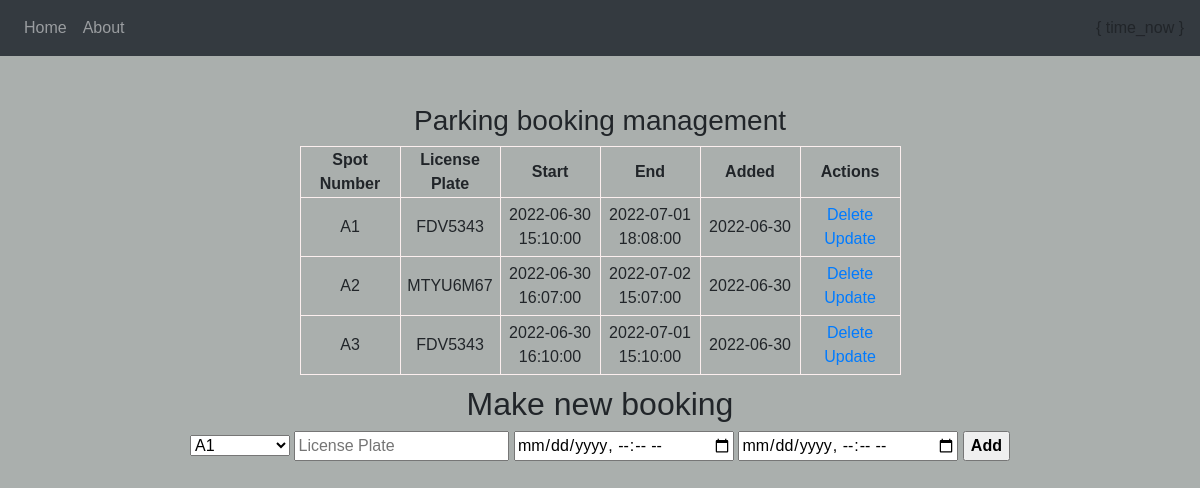
Before: / with the older database file.
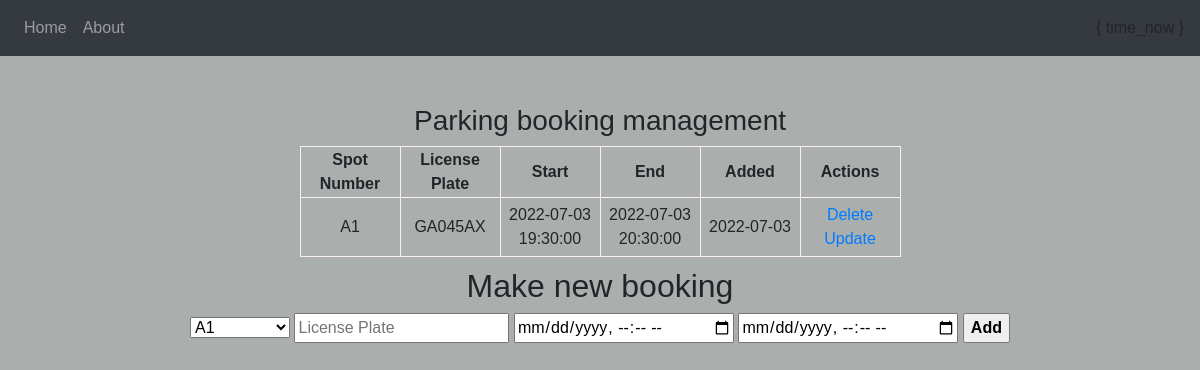
After: the same page with the newer database file.
### app.py (models this page shows, shortened)
class Parking(db.Model):
    id = db.Column(db.Integer, primary_key=True)
    spot_number = db.Column(db.String(2))
    license_plate = db.Column(db.String(10))
    start = db.Column(db.String(20))
    end = db.Column(db.String(20))
    date_created = db.Column(db.DateTime, default=datetime.utcnow)

### app.py (the view, shortened to what this page needs)
@app.route('/', methods=['POST', 'GET'])
def index():
    bookings = Parking.query.order_by(Parking.start.asc()).all()
    return render_template('index.html', bookings = bookings)

### templates/index.html (shortened to what this page needs)
{% extends 'base.html' %}
{% block body %}
<div class="content">
    <h3 style="text-align: center">Parking booking management</h3>
    {% if bookings|length < 1 %} <h4 style="text-align: center">No bookings have been made.</h4>
        {% else %}
        <table>
            <tr>
                <th>Spot Number</th>
                <th>License Plate</th>
                <th>Start</th>
                <th>End</th>
                <th>Added</th>
                <th>Actions</th>
            </tr>
            {% for booking in bookings %}
            <tr>
                <td class="booking">{{ booking.spot_number }}</td>
                <td>{{ booking.license_plate }}</td>
                <td>{{ booking.start }}</td>
                <td>{{ booking.end }}</td>
                <td>{{ booking.date_created.date() }}</td>
                <td>
                    <a href="/delete/{{booking.id}}">Delete</a>
                    <br>
                    <a href="/update/{{booking.id}}">Update</a>
                </td>
            </tr>
            {% endfor %}
        </table>
        {% endif %}
        <div class="form">
            <h2>Make new booking</h2>
            <form action="/" method="POST">
                <select type="text" name="spot_number" id="spot_number" placeholder="Spot Number">
                    <option value="A1">A1</option>
                </select>
                <input type="text" name="license_plate" id="license_plate" placeholder="License Plate" required>
                <input type="datetime-local" name="start" id="start" placeholder="Start" required>
                <input type="datetime-local" name="end" id="end" placeholder="End" required>
                <input type="submit" value="Add" style='font-weight: bold;'>
            </form>
        </div>
</div>
{% endblock %}

### templates/base.html (shortened to what this page needs)
<!DOCTYPE html>
<html lang='en'>
<head>
    <link
      rel="stylesheet"
      href="https://stackpath.bootstrapcdn.com/bootstrap/4.4.1/css/bootstrap.min.css"
    />
    <link
      rel="stylesheet"
      href="https://stackpath.bootstrapcdn.com/font-awesome/4.7.0/css/font-awesome.min.css"
    />
    <link rel='stylesheet' href='{{ url_for('static', filename='css/main.css') }}'>
</head>
<body>
  <nav class="navbar navbar-expand-lg navbar-dark bg-dark">
    <div class="collapse navbar-collapse" id="navbar">
      <div class="navbar-nav">
        <a class="nav-item nav-link" id="home" href="/">Home</a>
        <a class="nav-item nav-link" id="logout" href="/about">About</a>
      </div>
    </div>
    <div> { time_now }</div>
  </nav>
        {% block body %}{% endblock %}
</body>
</html>

### static/css/main.css (style rules this page uses)
body, html { margin: 0; font-family: sans-serif; background-color: rgb(170, 175, 173); }
.content { margin-top: 4%; text-align: center; }
table, td, th { border: 1px solid rgb(252, 239, 239); }
table { border-collapse: collapse; margin: auto; text-align: center; }
th { height: 30px; width: 100px; }
td { text-align: center; padding: 5px; }
.form { margin-top: 10px; }
select { padding:7 px; width: 100px; }

Changed rows visible on the page:
removed Parking: spot_number "A2", license_plate "MTYU6M67", start "2022-06-30 16:07:00", end "2022-07-02 15:07:00", date_created "2022-06-30"
removed Parking: spot_number "A3", license_plate "FDV5343", start "2022-06-30 16:10:00", end "2022-07-01 15:10:00", date_created "2022-06-30"
changed Parking: license_plate "FDV5343" → "GA045AX"; start "2022-06-30 15:10:00" → "2022-07-03 19:30:00"; end "2022-07-01 18:08:00" → "2022-07-03 20:30:00"; date_created "2022-06-30" → "2022-07-03"
